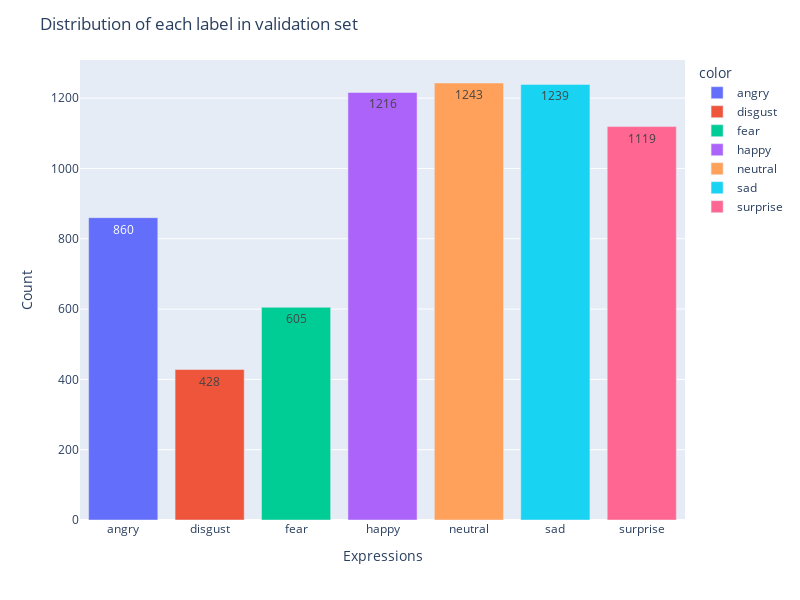

Here is the notebook cell this chart was saved with:
### Code cell
class_count_in_validation_set = np.sum(y_valid, axis=0)
fig = px.bar(x=labels, y=class_count_in_validation_set, color=labels)

fig.update_layout(
    title="Distribution of each label in validation set",
    xaxis_title="Expressions",
    yaxis_title="Count",
    height=600,
    width=800,
)

fig.update_traces(texttemplate="%{y}", textposition="inside")

fig.show()

### Figure 1 — Plotly figure (JSON) as saved in the notebook; plotly's stock layout.template omitted (floating-point values rounded to 4 significant figures)
{"data": [{"alignmentgroup": "True", "hovertemplate": "color=angry<br>x=%{x}<br>y=%{y}<extra></extra>", "legendgroup": "angry", "marker": {"color": "#636efa", "pattern": {"shape": ""}}, "name": "angry", "offsetgroup": "angry", "orientation": "v", "showlegend": true, "textposition": "inside", "texttemplate": "%{y}", "type": "bar", "x": ["angry"], "xaxis": "x", "y": [860], "yaxis": "y"}, {"alignmentgroup": "True", "hovertemplate": "color=disgust<br>x=%{x}<br>y=%{y}<extra></extra>", "legendgroup": "disgust", "marker": {"color": "#EF553B", "pattern": {"shape": ""}}, "name": "disgust", "offsetgroup": "disgust", "orientation": "v", "showlegend": true, "textposition": "inside", "texttemplate": "%{y}", "type": "bar", "x": ["disgust"], "xaxis": "x", "y": [428], "yaxis": "y"}, {"alignmentgroup": "True", "hovertemplate": "color=fear<br>x=%{x}<br>y=%{y}<extra></extra>", "legendgroup": "fear", "marker": {"color": "#00cc96", "pattern": {"shape": ""}}, "name": "fear", "offsetgroup": "fear", "orientation": "v", "showlegend": true, "textposition": "inside", "texttemplate": "%{y}", "type": "bar", "x": ["fear"], "xaxis": "x", "y": [605], "yaxis": "y"}, {"alignmentgroup": "True", "hovertemplate": "color=happy<br>x=%{x}<br>y=%{y}<extra></extra>", "legendgroup": "happy", "marker": {"color": "#ab63fa", "pattern": {"shape": ""}}, "name": "happy", "offsetgroup": "happy", "orientation": "v", "showlegend": true, "textposition": "inside", "texttemplate": "%{y}", "type": "bar", "x": ["happy"], "xaxis": "x", "y": [1216], "yaxis": "y"}, {"alignmentgroup": "True", "hovertemplate": "color=neutral<br>x=%{x}<br>y=%{y}<extra></extra>", "legendgroup": "neutral", "marker": {"color": "#FFA15A", "pattern": {"shape": ""}}, "name": "neutral", "offsetgroup": "neutral", "orientation": "v", "showlegend": true, "textposition": "inside", "texttemplate": "%{y}", "type": "bar", "x": ["neutral"], "xaxis": "x", "y": [1243], "yaxis": "y"}, {"alignmentgroup": "True", "hovertemplate": "color=sad<br>x=%{x}<br>y=%{y}<extra></extra>", "legendgroup": "sad", "marker": {"color": "#19d3f3", "pattern": {"shape": ""}}, "name": "sad", "offsetgroup": "sad", "orientation": "v", "showlegend": true, "textposition": "inside", "texttemplate": "%{y}", "type": "bar", "x": ["sad"], "xaxis": "x", "y": [1239], "yaxis": "y"}, {"alignmentgroup": "True", "hovertemplate": "color=surprise<br>x=%{x}<br>y=%{y}<extra></extra>", "legendgroup": "surprise", "marker": {"color": "#FF6692", "pattern": {"shape": ""}}, "name": "surprise", "offsetgroup": "surprise", "orientation": "v", "showlegend": true, "textposition": "inside", "texttemplate": "%{y}", "type": "bar", "x": ["surprise"], "xaxis": "x", "y": [1119], "yaxis": "y"}], "layout": {"barmode": "relative", "height": 600, "legend": {"title": {"text": "color"}, "tracegroupgap": 0}, "margin": {"t": 60}, "title": {"text": "Distribution of each label in validation set"}, "width": 800, "xaxis": {"anchor": "y", "domain": [0, 1], "title": {"text": "Expressions"}}, "yaxis": {"anchor": "x", "domain": [0, 1], "title": {"text": "Count"}}}}
